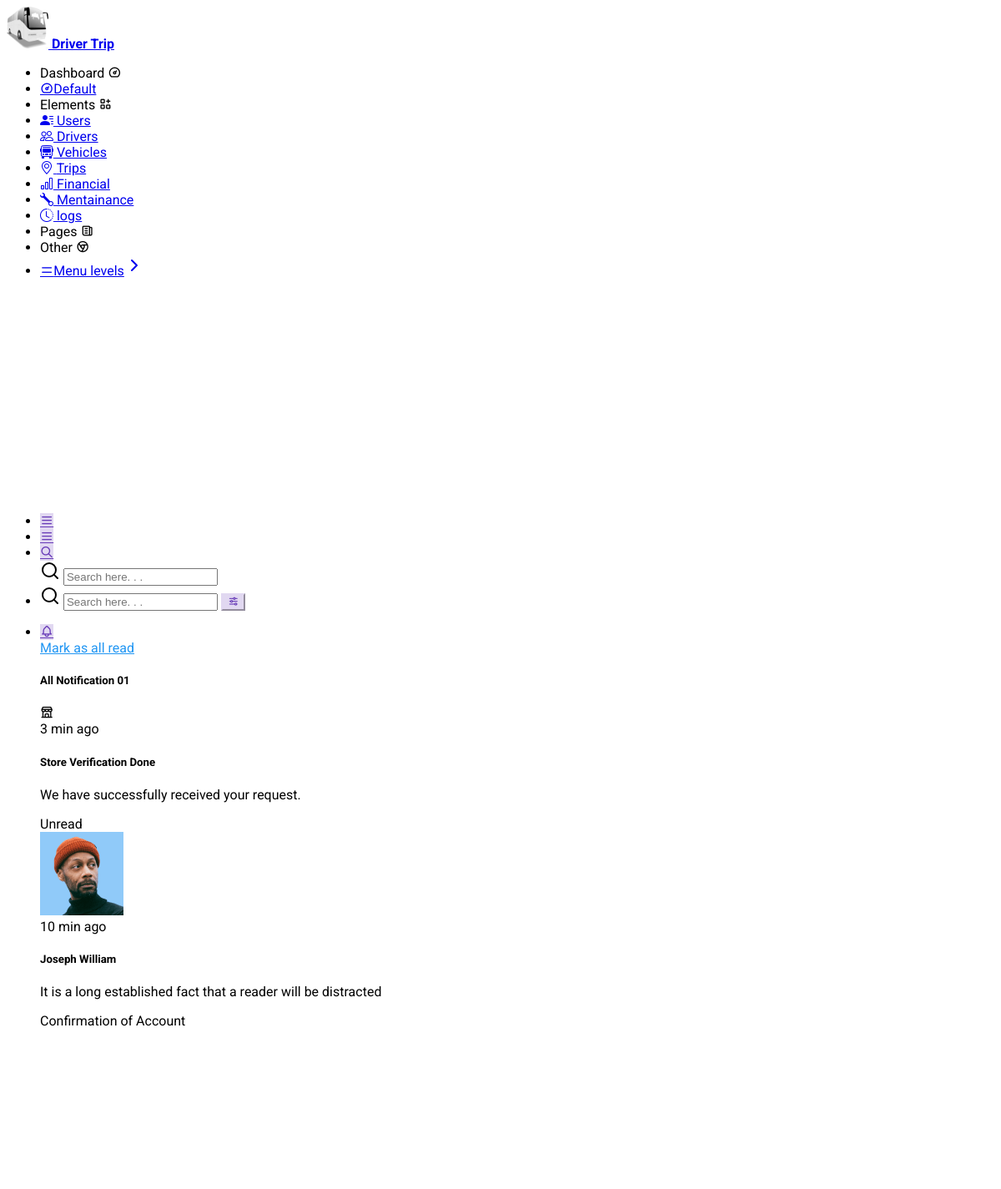
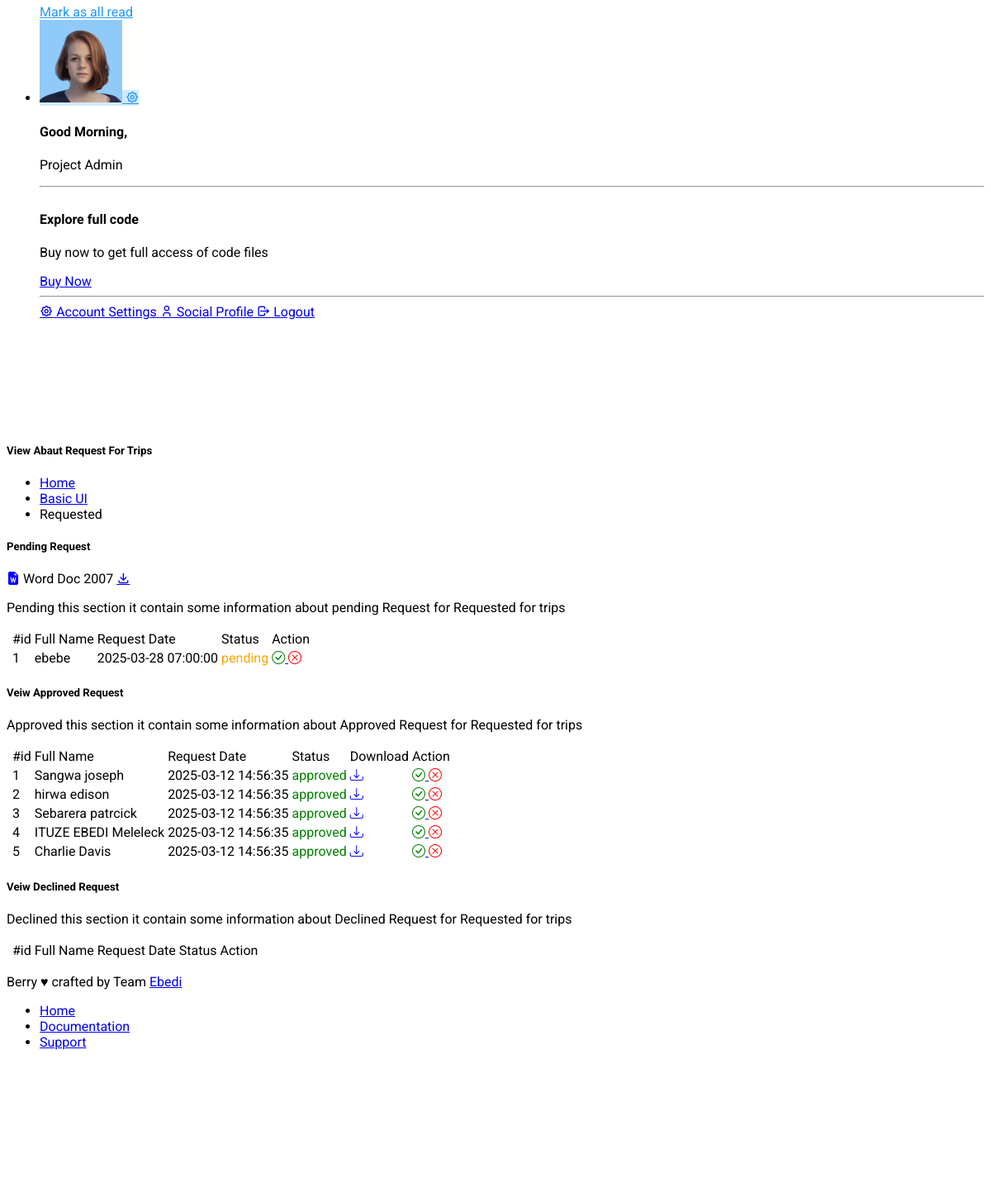
Page /other/viewrequestfortrips.php on the committed database (2 pictures, top to bottom).
### tables this page shows
CREATE TABLE `request_for_trip` (
  `request_id` int(11) NOT NULL,
  `trip_id` int(11) DEFAULT NULL,
  `request_by` varchar(150) NOT NULL,
  `date_request` timestamp NOT NULL DEFAULT current_timestamp(),
  `status` enum('pending','approved','declined') DEFAULT 'pending'
);

### other/viewrequestfortrips.php (the view, shortened to what the rows shown need)
<?php
include "../pages/conn.php";
?>
<!doctype html>
<html lang="en">
  <head>
<link rel="stylesheet" href="../assets/fonts/phosphor/duotone/style.css" />
<link rel="stylesheet" href="../assets/fonts/tabler-icons.min.css" />
<link rel="stylesheet" href="../assets/fonts/feather.css" />
<link rel="stylesheet" href="../assets/fonts/fontawesome.css" />
<link rel="stylesheet" href="../assets/fonts/material.css" />
<link rel="stylesheet" href="../assets/css/style.css" id="main-style-link" />
<link rel="stylesheet" href="../assets/css/style-preset.css" />
  </head>
<link href="https://cdn.jsdelivr.net/npm/bootstrap-icons/font/bootstrap-icons.css" rel="stylesheet">
<link href="https://cdn.jsdelivr.net/npm/bootstrap-icons/font/bootstrap-icons.css" rel="stylesheet">
  <body>
    <div class="pc-container">
      <div class="pc-content">
        <div class="row">
          <div class="col-sm-12">
            <div class="card">
              <div class="card-body pc-component">
                 <table class="table table-hover">
                 <thead>
                    <th>
                      <td>#id</td>
                      <td>Full Name</td>
                      <td>Request Date</td>
                      <td>Status </td>
                      <td>Action </td>
                    </th>
                  </thead>
                 <?php
                  $sqlpending= "SELECT * FROM `request_for_trip` WHERE status = 'pending'";
                  $resultpending =  $conn->query($sqlpending);
                   while($rows1 = $resultpending->fetch_array()){
                    $rowid = $rows1[0];
                    ?>
                    <tbody>
                  <tr>
                    <td>  </td>
                    <td><?php echo $rows1[1];?> </td>
                    <td><?php echo $rows1[2];?></td>
                    <td><?php echo $rows1[3];?></td>
                    <td style='color: orange;'><?php  echo $rows1[4];?></td>
                    <td>
                      <?php
                               echo "<a href='./requestaccept_declined/acceptrequest.php?id=$rowid'  onclick='return confirm(Are you sure you want to delete this user?);'>
                                  <i class='bi bi-check-circle' style ='color: green;'></i></a>";
                               echo "<a href='./requestaccept_declined/deleterequest.php?id=$rowid' >
                                <i class='bi bi-x-circle' style='color: red;'></i></a>";
                      ?>
                    </td>
                 </tr>
                </tbody>
                    <?php
                   }
                 ?>
</table>
              </div>
            </div>
          </div>
          <div class="col-sm-12">
            <div class="card">
              <div class="card-body pc-component">
                 <table class="table table-hover">
                 <thead>
                    <th>
                      <td>#id</td>
                      <td>Full Name</td>
                      <td>Request Date</td>
                      <td>Status </td>
                      <td>Download</td>
                      <td>Action </td>
                    </th>
                  </thead>
                 <?php
                  $sqlpending= "SELECT * FROM `request_for_trip` WHERE status = 'approved'";
                  $resultpending =  $conn->query($sqlpending);
                   while($rows1 = $resultpending->fetch_array()){
                    $rowid = $rows1[0];
                     $file = "qrphoto/approved_qrcode$rowid.png";
                    ?>
                    <tbody>
                  <tr>
                    <td>  </td>
                    <td><?php echo $rows1[1];?> </td>
                    <td><?php echo $rows1[2];?></td>
                    <td><?php echo $rows1[3];?></td>
                    <td style ='color: green;' ><?php  echo $rows1[4];?></td>
                    <td>
                      <a href="<?php echo $file;?>" download class="">
                        <i class="bi bi-download"></i>
                     </a></td>
                    <td>
                      <?php
                echo "<a href='./requestaccept_declined/acceptrequest.php?id=$rowid'  onclick='return confirm(Are you sure you want to delete this user?);'>
              <i class='bi bi-check-circle' style ='color: green;'></i></a>";
              echo "<a href='./requestaccept_declined/deleterequest.php?id=$rowid' >
              <i class='bi bi-x-circle' style='color: red;'></i></a>";
                      ?>
                    </td>
                 </tr>
                </tbody>
                    <?php
                   }
                 ?>
</table>
              </div>
            </div>
          </div>
          <div class="col-sm-12">
            <div class="card">
              <div class="card-body pc-component">
                 <table class="table table-hover">
                 <thead>
                    <th>
                      <td>#id</td>
                      <td>Full Name</td>
                      <td>Request Date</td>
                      <td>Status </td>
                      <td>Action </td>
                    </th>
                  </thead>
</table>
              </div>
            </div>
          </div>
        </div>
      </div>
    </div>
  </body>
</html>

### rows in the picture
request_for_trip: trip "1", request_by "ebebe", date_request "2025-03-28 07:00:00", status "pending"
request_for_trip: trip "1", request_by "Sangwa joseph", date_request "2025-03-12 14:56:35", status "approved"
request_for_trip: trip "2", request_by "hirwa edison", date_request "2025-03-12 14:56:35", status "approved"
request_for_trip: trip "3", request_by "Sebarera patrcick", date_request "2025-03-12 14:56:35", status "approved"
request_for_trip: trip "4", request_by "ITUZE EBEDI Meleleck", date_request "2025-03-12 14:56:35", status "approved"
request_for_trip: trip "5", request_by "Charlie Davis", date_request "2025-03-12 14:56:35", status "approved"
